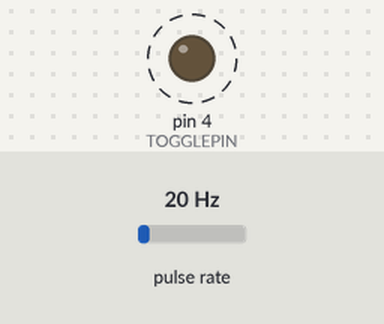
A sketch run on a simulated Arduino Uno, built with avr-gcc and run on an emulated ATmega328P. On the bench: output pins drawn as LEDs (lit = HIGH). Wiring (inferred from the names in the program): pulse sensor: data pin 2. Dashed ring = blinking. The inputs (shaded band) are chosen by the test bench; at power-on: pulse rate 20 Hz. What the sketch prints to the serial monitor is not drawn.

Above: at 0.5 s.
Timing chart, 0 to 4.6 s (numbered marks = the images above):
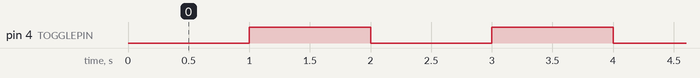

Measured:
- by itself, pin 4 (TOGGLEPIN): alternates HIGH for 1.0 s and LOW for 1.0 s

The sketch:

showermonitor.ino
```cpp
#define FLOWPIN 2
#define TOGGLEPIN 4

long ltime,cumul=0;
volatile int pulses=0;
unsigned int pcount=0;
boolean toggled=false;
char inbyte;

void setup()
{
  Serial.begin(115200);
  pinMode(FLOWPIN,INPUT);
  pinMode(TOGGLEPIN,OUTPUT);
  digitalWrite(TOGGLEPIN,LOW);
  attachInterrupt(0,isr,RISING); // 0=Digital Pin 2 (FLOWPIN)
  ltime=millis();
}

void isr()
{
  // We keep the interrupt service routine to a
  // bare minimum to minimise disruption and so
  // help ensure accuracy.
  pulses++;
}

void dotoggle()
{
  // TOGGLEPIN will change between HIGH and LOW
  // each five seconds. We can use an oscilloscope
  // to check timing with it, or we could attach
  // an LED and resistor for visual feedback.
  if(toggled==false)
  {
    digitalWrite(TOGGLEPIN,HIGH);
    toggled=true;
  }
  else
  {
    digitalWrite(TOGGLEPIN,LOW);
    toggled=false;
  }
}

void loop()
{
  // Send the data every 1000ms (i.e. 1 second).
  if((millis()-ltime)>=1000)
  {
    ltime=millis();
    // We will use a copy of pulses, in pcount,
    // because isr() can change the value at
    // at any time.
    pcount=pulses;
    pulses=0;
    // If used for a long period and/or with
    // high flows, remember cumul can overflow
    // to a negative value. However, it should be
    // OK for over a month (at 100 pulses every
    // five minutes) using the long data type.
    cumul+=pcount;
    dotoggle();
    Serial.print(pcount,DEC);
    Serial.print(",");
    Serial.println(cumul,DEC);
  }
  if(Serial.available()>0)
  {
    inbyte=Serial.read();
    switch(inbyte)
    {
      // This allows us to reset the flowmeter cumulative
      // counter to zero.
      case 'r': cumul=0;
                break;
    }
  }
}
```
